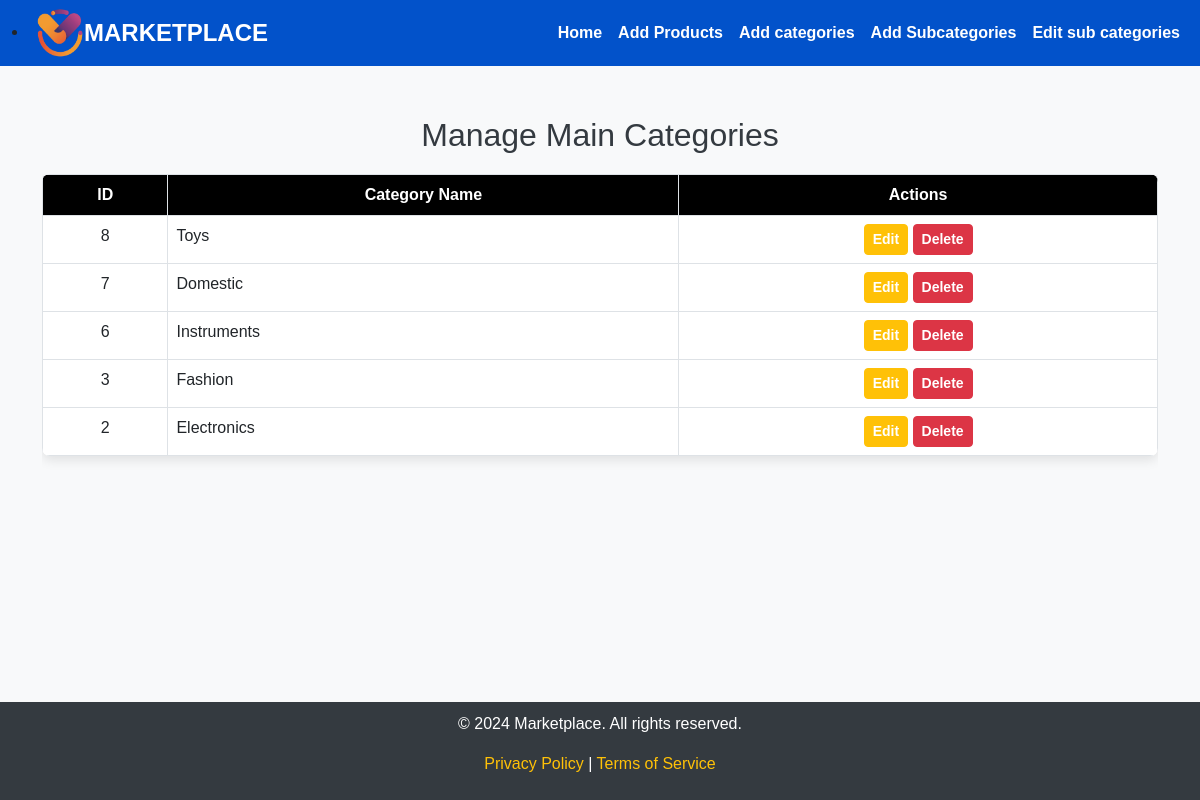
Screenshot of /php/manage_main_category.php with the database file from the repository.
### tables this page shows
CREATE TABLE `maincategories` (
  `id` int(11) NOT NULL,
  `name` varchar(255) NOT NULL,
  `created_at` timestamp NOT NULL DEFAULT current_timestamp()
);

### php/manage_main_category.php (the view, shortened to what this page needs)
<?php include '../connection/connection.php'; ?>
<!DOCTYPE html>
<html lang="en">
<head>
    <link href="https://cdn.jsdelivr.net/npm/bootstrap@5.3.0-alpha3/dist/css/bootstrap.min.css" rel="stylesheet">
    <link rel="stylesheet" href="../css/manage_main_category.css">
</head>
<body>
    <nav class="navbar navbar-expand-lg navbar-dark">
        <div class="container-fluid">
        <li class="nav-item"><img src="../uploads/logo1.png" width="50px" height="50px"></li>
            <a class="navbar-brand" href="view_posts.php">MARKETPLACE</a>
            <div class="collapse navbar-collapse" id="navbarNav">
                <ul class="navbar-nav ms-auto">
                    <li class="nav-item">
                        <a class="nav-link" href="view_posts.php">Home</a>
                    </li>
                    <li class="nav-item">
                        <a class="nav-link" href="upload_product.php">Add Products</a>
                    </li>
                    <li class="nav-item">
                        <a class="nav-link" href="create_main_category.php">Add categories</a>
                    </li>
                    <li class="nav-item">
                        <a class="nav-link" href="create_subcategory.php">Add Subcategories</a>
                    </li>
                    <li class="nav-item">
                        <a class="nav-link" href="manage_subcategory.php">Edit sub categories</a>
                    </li>
                </ul>
            </div>
        </div>
    </nav>
    <div class="container">
        <h1>Manage Main Categories</h1>
        <div class="table-responsive">
            <table class="table table-bordered table-hover">
                <thead>
                    <tr>
                        <th>ID</th>
                        <th>Category Name</th>
                        <th>Actions</th>
                    </tr>
                </thead>
                <tbody>
                    <?php
                    $categories = $conn->query("SELECT * FROM MainCategories ORDER BY created_at DESC");
                    while ($category = $categories->fetch_assoc()) {
                        echo '<tr>';
                        echo '<td class="text-center">' . $category['id'] . '</td>';
                        echo '<td>' . htmlspecialchars($category['name']) . '</td>';
                        echo '<td class="text-center">';
                        echo '<a href="edit_main_category.php?id=' . $category['id'] . '" class="btn btn-warning btn-sm">Edit</a> ';
                        echo '<a href="delete_main_category.php?id=' . $category['id'] . '" class="btn btn-danger btn-sm" onclick="return confirm(\'Are you sure you want to delete this category?\')">Delete</a>';
                        echo '</td>';
                        echo '</tr>';
                    }
                    ?>
                </tbody>
            </table>
        </div>
    </div>
    <footer>
        <p>&copy; 2024 Marketplace. All rights reserved.</p>
        <p><a href="#">Privacy Policy</a> | <a href="#">Terms of Service</a></p>
    </footer>
</body>
</html>

### css/manage_main_category.css (style rules this page uses)
body { background-color: #f8f9fa; font-family: Arial, sans-serif; }
.navbar { background-color: #0d6efd; }
.navbar-brand { font-size: 1.5rem; font-weight: bold; }
.container { margin-top: 50px; }
h1 { font-size: 2rem; margin-bottom: 20px; text-align: center; color: #343a40; }
.table { background-color: white; border-radius: 8px; overflow: hidden; box-shadow: 0 4px 12px rgba(0, 0, 0, 0.1); }
.table th { background-color: #000000; color: white; text-align: center; }
.btn-warning { color: white; font-weight: bold; }
.btn-danger { color: white; font-weight: bold; }
footer { margin-top: 230px; background-color: #343a40; color: white; padding: 10px; text-align: center; }
footer a { color: #ffc107; text-decoration: none; }
.navbar { background-color: #0252ca; }
.nav-link { color: white; font-weight: bold; }

### rows the page displays
maincategories: id "8", name "Toys"
maincategories: id "7", name "Domestic"
maincategories: id "6", name "Instruments"
maincategories: id "3", name "Fashion"
maincategories: id "2", name "Electronics"
